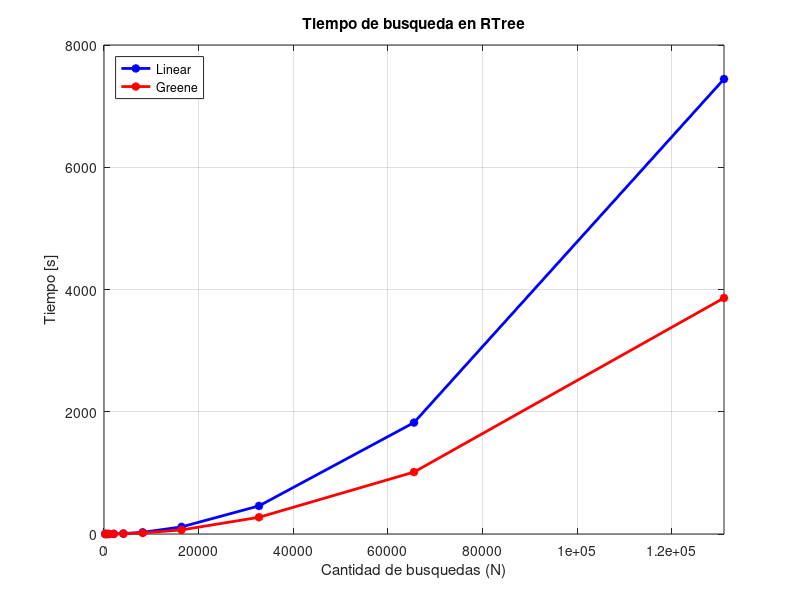

Recreate this plot in MATLAB.
% N read write time

linear = [2^8 160 1 0.042283058166 ;
2^9 606 1 0.117465972 ;
2^10 2099 1 0.40456008911 ;
2^11 9273 1 1.7546510696 ;
2^12 36027 1 6.8179030418 ;
2^13 138373 1 27.337857961 ;
2^14 564154 1 116.01909589 ;
2^15 2166013 1 459.72247910 ;
2^16 8476367 1 1822.8984458 ;
2^17 34024964 1 7443.4412531
	];

  
greene = [2^8 126 1 0.027206897735 ;
2^9 413 1 0.09287595748 ;
2^10 1245 1 0.26709794998 ;
2^11 5235 1 1.0269429683 ;
2^12 22692 1 4.4845519065 ;
2^13 89385 1 17.886777877 ;
2^14 333829 1 66.499850034 ;
2^15 1278953 1 273.49097800 ;
2^16 4641438 1 1013.0755629 ;
2^17 17975993 1 3861.4914810
];

plot(linear(:,1),linear(:,4),'*-b','linewidth',2);
hold on
plot(greene(:,1),greene(:,4),'*-r','linewidth',2);
hold off
xlabel('Cantidad de busquedas (N)');
ylabel('Tiempo [s]');
title('Tiempo de busqueda en RTree')
axis([0 2^17 0 8000]);
legend('Linear','Greene','location','northwest');
grid on;
print -depsc findtimeplot.eps